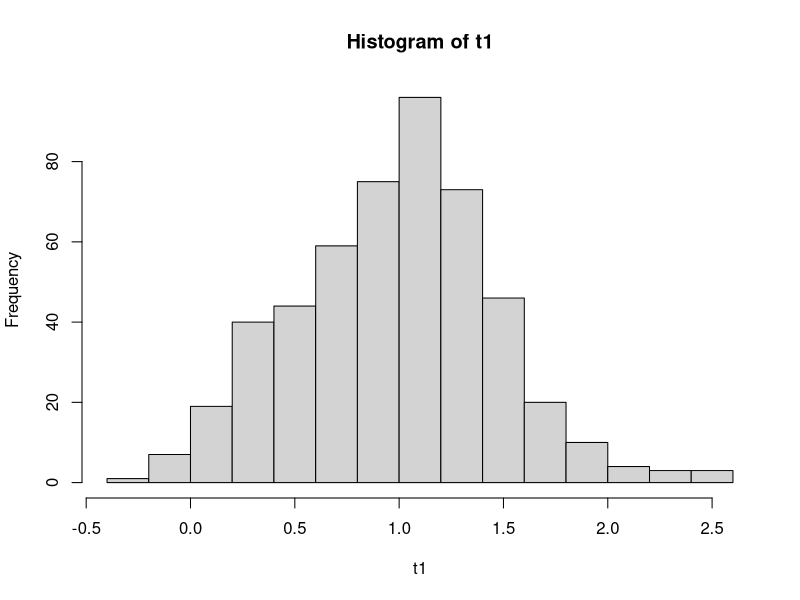
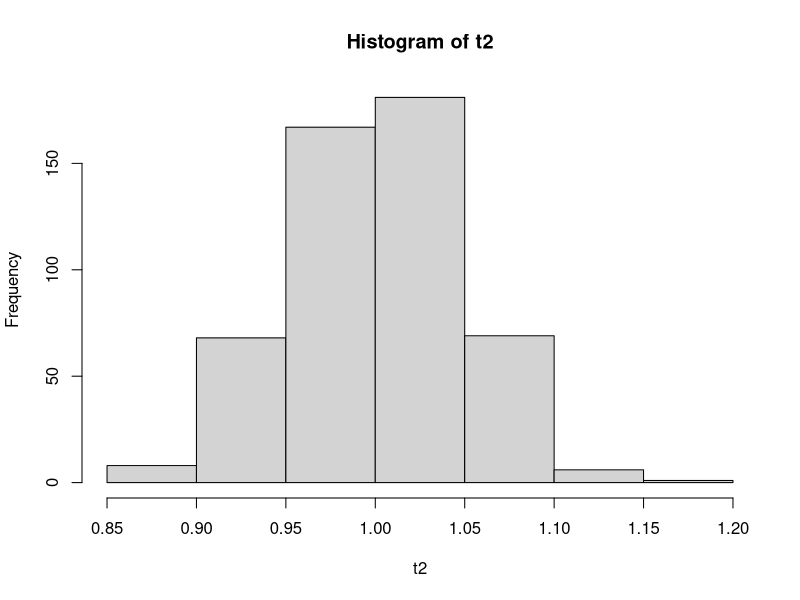

R code for these plots, in order:
## find approximation with n = 1000
## using different alpha for different probability
n1 = 1000
x1 = rnorm(n1, 0, 1)
alpha = c(0.01, 0.05, 0.1)
quantile(x1, 1-alpha/2)

## find the approximation with n = 10000
## using different alpha for different probability
n2 = 10000
x2 = rnorm(n2, 0, 1)
alpha = c(0.01, 0.05, 0.1)
quantile(x2, 1-alpha/2)


## compute the sample mean with n = 10
n1 = 10
t1 = c(1:500)
for (i in 1:500) {
  y1 = rnorm(n1, 1, sqrt(2))
  t1[i] = mean(y1)
} 
hist(t1)

## compute the sample mean with n = 1000
n2 = 1000
t2 = c(1:500)
for (i in 1:500) {
  y2 = rnorm(n2, 1, sqrt(2))
  t2[i] = mean(y2)
} 
hist(t2)



